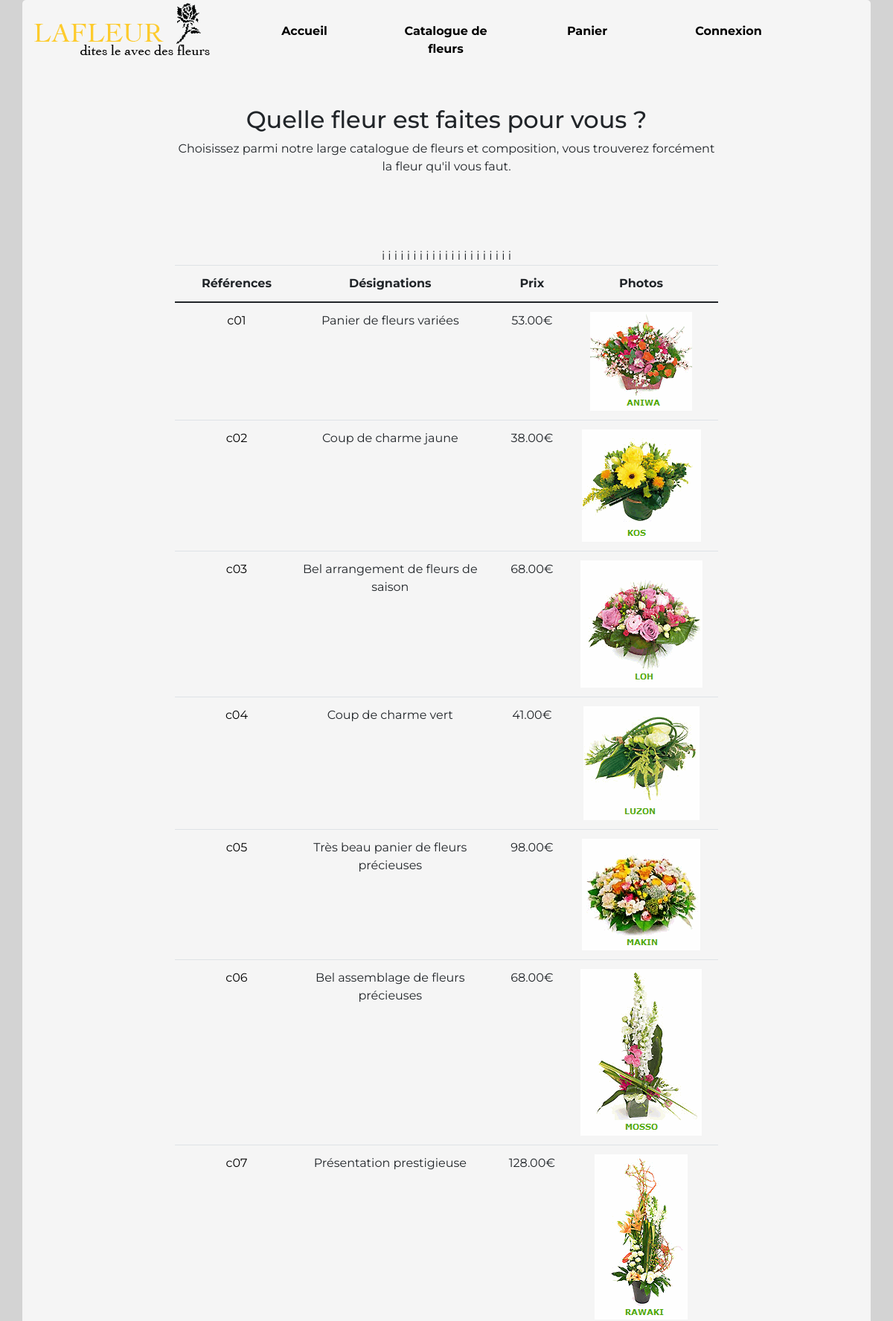
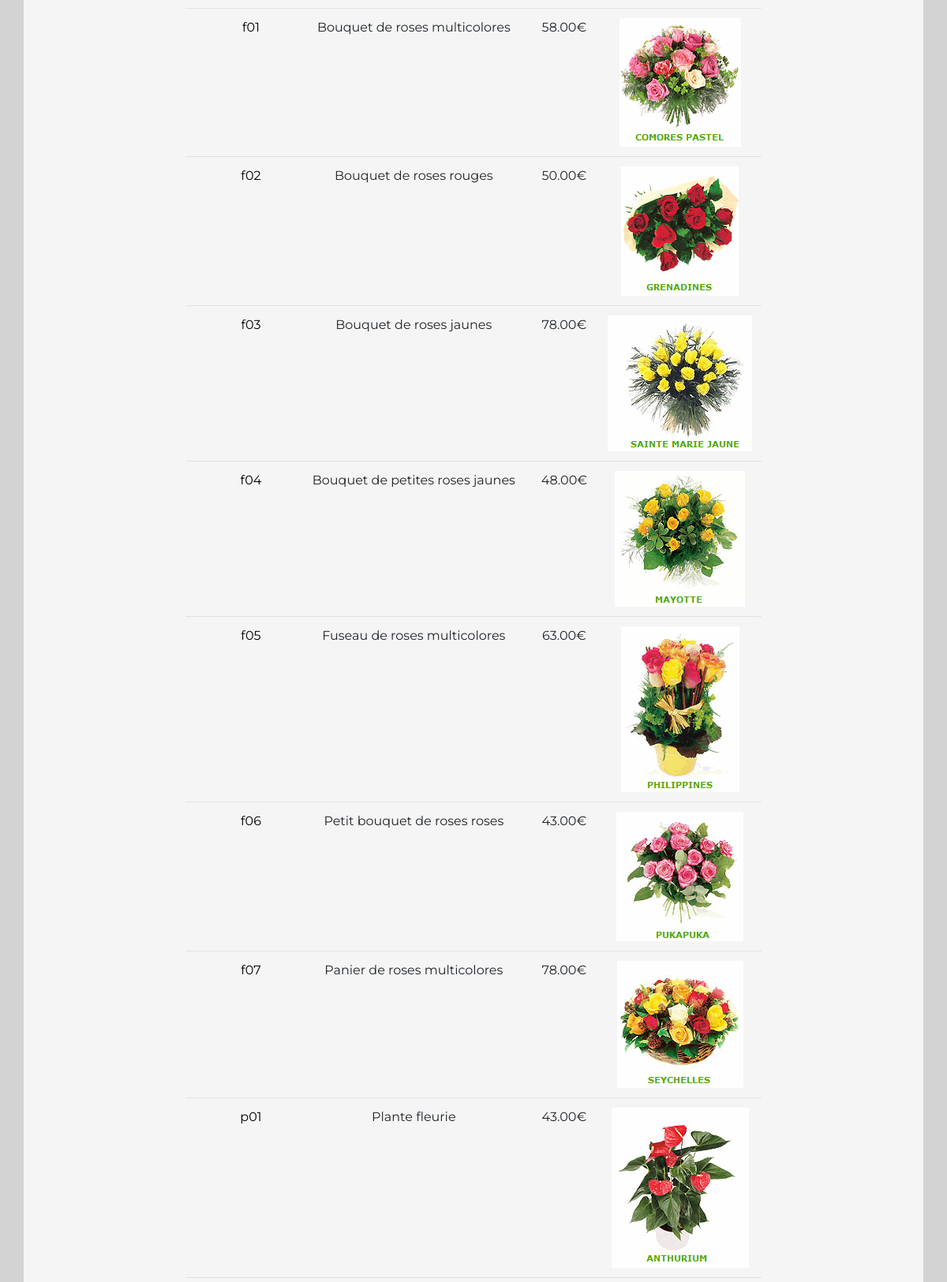
The page /catalogue/fleurs.php (upper part) on the database its author committed (2 pictures, top to bottom).
### tables this page shows
CREATE TABLE `produit` (
  `id` varchar(32) NOT NULL,
  `description` varchar(50) NOT NULL,
  `prix` decimal(10,2) NOT NULL,
  `image` varchar(50) NOT NULL,
  `idCategorie` varchar(32) NOT NULL
);

### include/config_variables.php (called while the page is built, shortened)
<?php
    $db_table = "produit";
    $page_header_accueil = "Accueil";
    $page_header_catalogue = "Catalogue de fleurs";
    $page_header_panier = "Panier";
    $page_header_connexion = "Connexion";
    $page_header_logo = "../assets/logo_lafleur.png";
?>

### catalogue/config_variable.php (called while the page is built, shortened)
<?php
    $page_fleur_titre = "Quelle fleur est faites pour vous ?";
    $page_fleur_sous_titre = "Choisissez parmi notre large catalogue de fleurs
    et composition, vous trouverez forcément la fleur qu'il
    vous faut.";
    $page_fleurs_titre_col1 = "Références";
    $page_fleurs_titre_col2 = "Désignations";
    $page_fleurs_titre_col3 = "Prix";
    $page_fleurs_titre_col4 = "Photos";
?>

### catalogue/fleurs.php (the view, shortened to what this page needs)
<?php include('config_variable.php');?>
<?php include('../include/header.php');?>
<?php include('../connect_db.php');?>
<div class="container" id="content">
            <div class="row">
                <br>
                <br>
            </div>
        </div>
        <div class="container" id="content">
            <div class="row">
                <div class="col-md-2">
                </div>
                <div class="col-md-8">
                    <h2><?php echo($page_fleur_titre) ?></h2>
                    <p><?php echo($page_fleur_sous_titre) ?></p>
                    <br>
                </div>
                <div class="col-md-2">
                </div>
            </div>
        </div>
        <div class="container" id="content">
            <div class="row">
                <div class="col-md-2">
                </div>
                <div class="col-md-8">
                    <br>
                    <br>
                    <table class="table align-middle">
                        <thead>
                            <tr>
                                <th></th>
                                <th scope="col"><?php echo($page_fleurs_titre_col1) ?></th>
                                <th scope="col"><?php echo($page_fleurs_titre_col2) ?></th>
                                <th scope="col"><?php echo($page_fleurs_titre_col3) ?></th>
                                <th scope="col"><?php echo($page_fleurs_titre_col4) ?></th>
                            </tr>
                        </thead>
                        <tbody>
                            <?php
                                $resultat = $db->query("SELECT * FROM $db_table");
                                while($col=$resultat->fetch()){
                            ?>
                                <tr>
                                    <form action="../commande/panier.php" methode="POST">
                                        <td>
                                        </td>
                                        <td scope="row" id="tab_fleur" name="id">
                                            <a title="Ajouter la fleur n° <?php echo($col['id']); ?>" href="../commande/panier.php?id=<?php echo($col['id']);?>&action=ajouter">
                                                <?php echo($col['id']); ?>
                                            </a>
                                        </td>
                                        <td name="description">
                                            <?php
                                                echo($col['description']);
                                            ?>
                                        </td>
                                        <td name="prix">
                                            <?php
                                                echo($col['prix'])."€";
                                            ?>
                                        </td>
                                        <td name="image">
                                            <img src=
                                            <?php
                                                echo($col['image']);
                                            ?>>
                                        </td>i
                                </tr>
                       <?php
                                }
                                ?>
                        </tbody>
                    </table>
                </div>
                <div class="col-md-2">
                </div>
            </div>
        </div>
</div>
<?php include('../include/footer.php'); ?>

### include/header.php (shortened to what this page needs)
<?php include('config_variables.php');?>
        <!DOCTYPE html>
        <html lang="fr">
        <head>
                <link rel="stylesheet" href="../css/style.css">
                <link rel="stylesheet" href="../css/bootstrap.css">
            </head>
            <body>
            <div class="container-fluid" id="bg">
            <div class="container" id="corps">
            <div class="row">
            <div class="col-md-auto">
            <img src="<?php echo($page_header_logo);?>" alt="Logo_Lafleur">
            </div>
            <div class="col-md-2">
            <ul id="menu">
            <b><li><a href="http://127.0.0.1:8080/edsa-LafleurExamen/index.php" id="lien"><?php echo($page_header_accueil) ?></a></li></b>
            </ul>
            </div>
            <div class="col-md-2">
            <ul id="menu">
            <b><li><a href="http://127.0.0.1:8080/edsa-LafleurExamen/catalogue/fleurs.php" id="lien"><?php echo($page_header_catalogue) ?></a></li></b>
            </ul>
            </div>
            <div class="col-md-2">
            <ul id="menu">
            <b><li><a href="http://127.0.0.1:8080/edsa-LafleurExamen/commande/panier.php" id="lien"><?php echo($page_header_panier) ?></a></li></b>
            </ul>
            </div>
            <div class="col-md-2">
            <ul id="menu">
            <b><li><a href="http://127.0.0.1:8080/edsa-LafleurExamen/client/connexion_client.php" id="lien"><?php echo($page_header_connexion) ?></a></li></b>
            </ul>
            </div>
            </div>
</div>

### include/footer.php (shortened to what this page needs)
<!DOCTYPE html>
<html>
<head>
    <link rel="stylesheet" href="https://cdnjs.cloudflare.com/ajax/libs/twitter-bootstrap/4.1.3/css/bootstrap.min.css">
    <link rel="stylesheet" href="https://cdnjs.cloudflare.com/ajax/libs/ionicons/2.0.1/css/ionicons.min.css">
    <link rel="stylesheet" href="assets/css/style.css">
</head>
<body>
</body>
</html>

### css/style.css (style rules this page uses)
body { font-family:'Montserrat', sans-serif ; }
#bg { background-color: lightgray; }
#corps { background-color: whitesmoke; border-top-right-radius: 5px; border-top-left-radius: 5px; font-family:'Montserrat', sans-serif ; }
#menu li { display: inline; text-align: justify; }
#menu { margin-top: 30px; text-align: center; }
a { outline: none; text-decoration: none; color: whitesmoke; }
a:link { color: black; }
#content { background-color: whitesmoke; font-family:'Montserrat', sans-serif ; text-align: center; }
#tab_fleur { margin-top: 30px; }

### rows shown on the page
produit: id "c01", description "Panier de fleurs variées", prix "53.00", image (picture)
produit: id "c02", description "Coup de charme jaune", prix "38.00", image (picture)
produit: id "c03", description "Bel arrangement de fleurs de saison", prix "68.00", image (picture)
produit: id "c04", description "Coup de charme vert", prix "41.00", image (picture)
produit: id "c05", description "Très beau panier de fleurs précieuses", prix "98.00", image (picture)
produit: id "c06", description "Bel assemblage de fleurs précieuses", prix "68.00", image (picture)
produit: id "c07", description "Présentation prestigieuse", prix "128.00", image (picture)
produit: id "f01", description "Bouquet de roses multicolores", prix "58.00", image (picture)
produit: id "f02", description "Bouquet de roses rouges", prix "50.00", image (picture)
produit: id "f03", description "Bouquet de roses jaunes", prix "78.00", image (picture)
produit: id "f04", description "Bouquet de petites roses jaunes", prix "48.00", image (picture)
produit: id "f05", description "Fuseau de roses multicolores", prix "63.00", image (picture)
produit: id "f06", description "Petit bouquet de roses roses", prix "43.00", image (picture)
produit: id "f07", description "Panier de roses multicolores", prix "78.00", image (picture)
produit: id "p01", description "Plante fleurie", prix "43.00", image (picture)

### other values the page prints
$page_header_accueil "Accueil"
$page_header_catalogue "Catalogue de fleurs"
$page_header_panier "Panier"
$page_header_connexion "Connexion"
$page_fleur_titre "Quelle fleur est faites pour vous ?"
$page_fleur_sous_titre "Choisissez parmi notre large catalogue de fleurs et composition, vous trouverez forcément la fleur qu'il vous faut."
$page_fleurs_titre_col1 "Références"
$page_fleurs_titre_col2 "Désignations"
$page_fleurs_titre_col3 "Prix"
$page_fleurs_titre_col4 "Photos"
